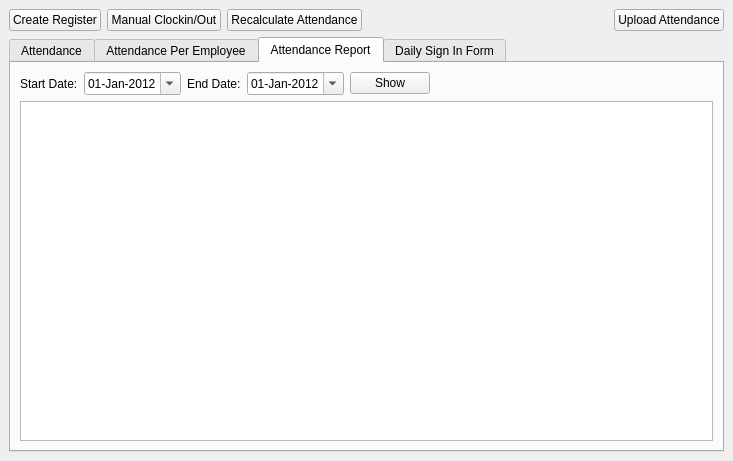
<?xml version="1.0" encoding="UTF-8"?>
<ui version="4.0">
 <class>Attendance</class>
 <widget class="QMainWindow" name="Attendance">
  <property name="geometry">
   <rect>
    <x>0</x>
    <y>0</y>
    <width>733</width>
    <height>461</height>
   </rect>
  </property>
  <property name="windowTitle">
   <string>Attendance</string>
  </property>
  <property name="windowIcon">
   <iconset resource="res.qrc">
    <normaloff>:/images/008_Reminder_128x128_72.png</normaloff>:/images/008_Reminder_128x128_72.png</iconset>
  </property>
  <widget class="QWidget" name="centralwidget">
   <layout class="QVBoxLayout" name="verticalLayout_2">
    <item>
     <layout class="QHBoxLayout" name="horizontalLayout_2">
      <item>
       <widget class="QPushButton" name="cmdCreateRegister">
        <property name="text">
         <string>Create Register</string>
        </property>
       </widget>
      </item>
      <item>
       <widget class="QPushButton" name="ManualClockin">
        <property name="text">
         <string>Manual Clockin/Out</string>
        </property>
       </widget>
      </item>
      <item>
       <widget class="QPushButton" name="RecalculateAllAttendance">
        <property name="text">
         <string>Recalculate Attendance</string>
        </property>
       </widget>
      </item>
      <item>
       <spacer name="horizontalSpacer">
        <property name="orientation">
         <enum>Qt::Horizontal</enum>
        </property>
        <property name="sizeHint" stdset="0">
         <size>
          <width>577</width>
          <height>20</height>
         </size>
        </property>
       </spacer>
      </item>
      <item>
       <widget class="QPushButton" name="UploadAttendance">
        <property name="text">
         <string>Upload Attendance</string>
        </property>
       </widget>
      </item>
     </layout>
    </item>
    <item>
     <widget class="QTabWidget" name="tabWidget">
      <property name="currentIndex">
       <number>2</number>
      </property>
      <widget class="QWidget" name="tab">
       <attribute name="title">
        <string>Attendance</string>
       </attribute>
       <layout class="QVBoxLayout" name="verticalLayout">
        <item>
         <layout class="QHBoxLayout" name="horizontalLayout">
          <item>
           <widget class="QLabel" name="label">
            <property name="text">
             <string>Past Attendance:</string>
            </property>
           </widget>
          </item>
          <item>
           <widget class="QDateEdit" name="dtpPast">
            <property name="date">
             <date>
              <year>2012</year>
              <month>1</month>
              <day>1</day>
             </date>
            </property>
            <property name="displayFormat">
             <string>dd-MMM-yyyy</string>
            </property>
            <property name="calendarPopup">
             <bool>true</bool>
            </property>
           </widget>
          </item>
          <item>
           <spacer name="horizontalSpacer_2">
            <property name="orientation">
             <enum>Qt::Horizontal</enum>
            </property>
            <property name="sizeHint" stdset="0">
             <size>
              <width>40</width>
              <height>20</height>
             </size>
            </property>
           </spacer>
          </item>
         </layout>
        </item>
        <item>
         <widget class="CustomQueryView" name="lstAttendance"/>
        </item>
       </layout>
      </widget>
      <widget class="QWidget" name="tab_2">
       <attribute name="title">
        <string>Attendance Per Employee</string>
       </attribute>
       <layout class="QVBoxLayout" name="verticalLayout_3">
        <item>
         <layout class="QHBoxLayout" name="horizontalLayout_3">
          <item>
           <widget class="QLabel" name="label_2">
            <property name="text">
             <string>Employee:</string>
            </property>
           </widget>
          </item>
          <item>
           <widget class="QComboBox" name="Employee">
            <property name="sizePolicy">
             <sizepolicy hsizetype="Preferred" vsizetype="Fixed">
              <horstretch>1</horstretch>
              <verstretch>0</verstretch>
             </sizepolicy>
            </property>
           </widget>
          </item>
          <item>
           <widget class="QLabel" name="label_3">
            <property name="text">
             <string>Start Date:</string>
            </property>
           </widget>
          </item>
          <item>
           <widget class="QDateEdit" name="StartDate">
            <property name="displayFormat">
             <string>dd-MMM-yyyy</string>
            </property>
            <property name="calendarPopup">
             <bool>true</bool>
            </property>
           </widget>
          </item>
          <item>
           <widget class="QLabel" name="label_4">
            <property name="text">
             <string>End Date:</string>
            </property>
           </widget>
          </item>
          <item>
           <widget class="QDateEdit" name="EndDate">
            <property name="displayFormat">
             <string>dd-MMM-yyyy</string>
            </property>
            <property name="calendarPopup">
             <bool>true</bool>
            </property>
           </widget>
          </item>
          <item>
           <widget class="QPushButton" name="ShowEmployeeAttendance">
            <property name="text">
             <string>Show</string>
            </property>
           </widget>
          </item>
          <item>
           <widget class="QPushButton" name="RecalculateEmployeeAttendance">
            <property name="text">
             <string>Recalculate</string>
            </property>
           </widget>
          </item>
         </layout>
        </item>
        <item>
         <widget class="CustomQueryView" name="lst_EmployeeAttendance"/>
        </item>
       </layout>
      </widget>
      <widget class="QWidget" name="tab_3">
       <attribute name="title">
        <string>Attendance Report</string>
       </attribute>
       <layout class="QVBoxLayout" name="verticalLayout_4">
        <item>
         <layout class="QHBoxLayout" name="horizontalLayout_4">
          <item>
           <widget class="QLabel" name="label_5">
            <property name="text">
             <string>Start Date:</string>
            </property>
           </widget>
          </item>
          <item>
           <widget class="QDateEdit" name="AttStartDate">
            <property name="date">
             <date>
              <year>2012</year>
              <month>1</month>
              <day>1</day>
             </date>
            </property>
            <property name="displayFormat">
             <string>dd-MMM-yyyy</string>
            </property>
            <property name="calendarPopup">
             <bool>true</bool>
            </property>
           </widget>
          </item>
          <item>
           <widget class="QLabel" name="label_6">
            <property name="text">
             <string>End Date:</string>
            </property>
           </widget>
          </item>
          <item>
           <widget class="QDateEdit" name="AttEndDate">
            <property name="date">
             <date>
              <year>2012</year>
              <month>1</month>
              <day>1</day>
             </date>
            </property>
            <property name="displayFormat">
             <string>dd-MMM-yyyy</string>
            </property>
            <property name="calendarPopup">
             <bool>true</bool>
            </property>
           </widget>
          </item>
          <item>
           <widget class="QPushButton" name="AttShowReport">
            <property name="text">
             <string>Show</string>
            </property>
           </widget>
          </item>
          <item>
           <spacer name="horizontalSpacer_3">
            <property name="orientation">
             <enum>Qt::Horizontal</enum>
            </property>
            <property name="sizeHint" stdset="0">
             <size>
              <width>40</width>
              <height>20</height>
             </size>
            </property>
           </spacer>
          </item>
         </layout>
        </item>
        <item>
         <widget class="CustomQueryView" name="lstAttendanceReport"/>
        </item>
       </layout>
      </widget>
      <widget class="QWidget" name="Dail">
       <attribute name="title">
        <string>Daily Sign In Form</string>
       </attribute>
       <layout class="QVBoxLayout" name="verticalLayout_5">
        <item>
         <layout class="QHBoxLayout" name="horizontalLayout_5">
          <item>
           <widget class="QLabel" name="label_7">
            <property name="text">
             <string>Date:</string>
            </property>
           </widget>
          </item>
          <item>
           <widget class="QDateEdit" name="dateEdit"/>
          </item>
          <item>
           <widget class="QPushButton" name="GenerateDailySignInSheets">
            <property name="text">
             <string>Generate Form</string>
            </property>
           </widget>
          </item>
          <item>
           <spacer name="horizontalSpacer_4">
            <property name="orientation">
             <enum>Qt::Horizontal</enum>
            </property>
            <property name="sizeHint" stdset="0">
             <size>
              <width>40</width>
              <height>20</height>
             </size>
            </property>
           </spacer>
          </item>
         </layout>
        </item>
        <item>
         <widget class="ReportViewer" name="DailySignIn" native="true">
          <property name="sizePolicy">
           <sizepolicy hsizetype="Preferred" vsizetype="Preferred">
            <horstretch>0</horstretch>
            <verstretch>1</verstretch>
           </sizepolicy>
          </property>
         </widget>
        </item>
       </layout>
      </widget>
     </widget>
    </item>
   </layout>
  </widget>
 </widget>
 <customwidgets>
  <customwidget>
   <class>CustomQueryView</class>
   <extends>QTreeView</extends>
   <header>customqueryview.h</header>
  </customwidget>
  <customwidget>
   <class>ReportViewer</class>
   <extends>QWidget</extends>
   <header>reportviewer.h</header>
   <container>1</container>
  </customwidget>
 </customwidgets>
 <resources>
  <include location="res.qrc"/>
  <include location="res.qrc"/>
 </resources>
 <connections/>
</ui>
